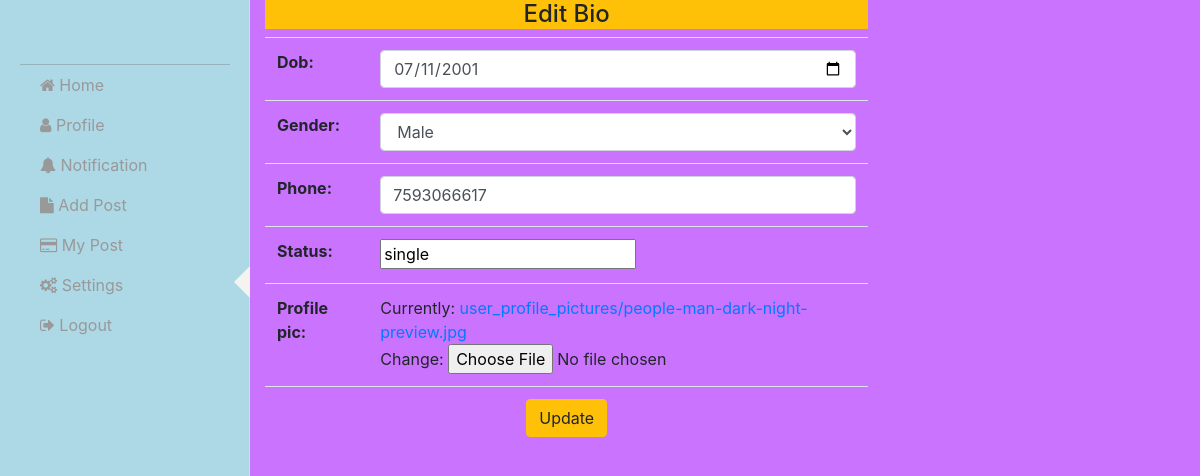
The app's page /user/editbio/5 with its own data.
### user/models.py (models this page shows)
class Bio(models.Model):
    dob=models.DateField()
    options=(
        ("Male","Male"),
        ("Female","Female"),
        ("Others","Others"),
    )
    gender=models.CharField(max_length=100,choices=options,default="Male")
    phone=models.IntegerField()
    status=models.CharField(max_length=200)
    profile_pic=models.ImageField(upload_to="user_profile_pictures",null=True)
    user=models.OneToOneField(User,on_delete=models.CASCADE,related_name="bio_user")

### user/views.py (the view)
# urls.py: path("editbio/<int:pk>",EditView.as_view(),name="editbio"),
class EditView(UpdateView):
    form_class=BioForm
    model=Bio
    template_name="editbio.html"
    success_url=reverse_lazy("prof")
    pk_url_kwargs="pk"

### user/forms.py
class BioForm(forms.ModelForm):
    class Meta:
        model=Bio
        exclude={"user"}
        widgets={
            "dob":forms.DateInput(attrs={"class":"form-control","type":"date"}),
            "gender":forms.Select(attrs={"class":"form-control"}),
            "phone":forms.NumberInput(attrs={"class":"form-control"}),
        }

### user/templates/editbio.html (shortened to what this page needs)
{% extends 'nav.html' %}
{% block side %}
<h4 class=" bg-warning text-center">Edit Bio</h4>
        <form action=""  method="post" enctype="multipart/form-data">
            <table class="table">
                {{form.as_table}}
                <tr>
                    <td colspan="2" class="text-center">
                        <button class="btn btn-warning">Update</button>
                    </td>
                </tr>
            </table>
        </form>
  {% endblock %}

### user/static/style2.css (style rules this page uses)
body { background: rgb(2,0,36); background: linear-gradient(#c973FF,#c973FF); }

### records on screen
Bio: dob "07/11/2001", gender "Male", phone "7593066617", status "single"
